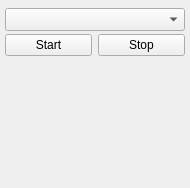
<?xml version="1.0" encoding="UTF-8"?>
<ui version="4.0">
 <class>Widget</class>
 <widget class="QWidget" name="Widget">
  <property name="geometry">
   <rect>
    <x>0</x>
    <y>0</y>
    <width>190</width>
    <height>188</height>
   </rect>
  </property>
  <property name="windowTitle">
   <string>Widget</string>
  </property>
  <layout class="QHBoxLayout" name="horizontalLayout_3">
   <property name="leftMargin">
    <number>0</number>
   </property>
   <property name="topMargin">
    <number>0</number>
   </property>
   <property name="rightMargin">
    <number>0</number>
   </property>
   <property name="bottomMargin">
    <number>0</number>
   </property>
   <item>
    <widget class="QWidget" name="" native="true">
     <property name="layoutDirection">
      <enum>Qt::LeftToRight</enum>
     </property>
     <layout class="QVBoxLayout" name="verticalLayout_2">
      <property name="spacing">
       <number>0</number>
      </property>
      <property name="leftMargin">
       <number>5</number>
      </property>
      <property name="topMargin">
       <number>5</number>
      </property>
      <property name="rightMargin">
       <number>5</number>
      </property>
      <property name="bottomMargin">
       <number>5</number>
      </property>
      <item>
       <layout class="QHBoxLayout" name="menuLayout">
        <item>
         <widget class="QComboBox" name="comboBox">
          <property name="font">
           <font>
            <pointsize>10</pointsize>
           </font>
          </property>
          <property name="maxVisibleItems">
           <number>8</number>
          </property>
         </widget>
        </item>
       </layout>
      </item>
      <item>
       <layout class="QHBoxLayout" name="horizontalLayout">
        <item>
         <widget class="QPushButton" name="startButton">
          <property name="text">
           <string>Start</string>
          </property>
         </widget>
        </item>
        <item>
         <widget class="QPushButton" name="stopButton">
          <property name="text">
           <string>Stop</string>
          </property>
         </widget>
        </item>
       </layout>
      </item>
      <item>
       <widget class="QFrame" name="screenFrame">
        <property name="minimumSize">
         <size>
          <width>180</width>
          <height>120</height>
         </size>
        </property>
        <property name="maximumSize">
         <size>
          <width>180</width>
          <height>120</height>
         </size>
        </property>
        <layout class="QVBoxLayout" name="verticalLayout">
         <property name="spacing">
          <number>0</number>
         </property>
         <property name="leftMargin">
          <number>0</number>
         </property>
         <property name="topMargin">
          <number>0</number>
         </property>
         <property name="rightMargin">
          <number>0</number>
         </property>
         <property name="bottomMargin">
          <number>0</number>
         </property>
         <item>
          <layout class="QVBoxLayout" name="screenLayout">
           <property name="spacing">
            <number>0</number>
           </property>
           <property name="sizeConstraint">
            <enum>QLayout::SetMinimumSize</enum>
           </property>
          </layout>
         </item>
        </layout>
       </widget>
      </item>
     </layout>
    </widget>
   </item>
  </layout>
 </widget>
 <layoutdefault spacing="6" margin="11"/>
 <resources/>
 <connections/>
</ui>
